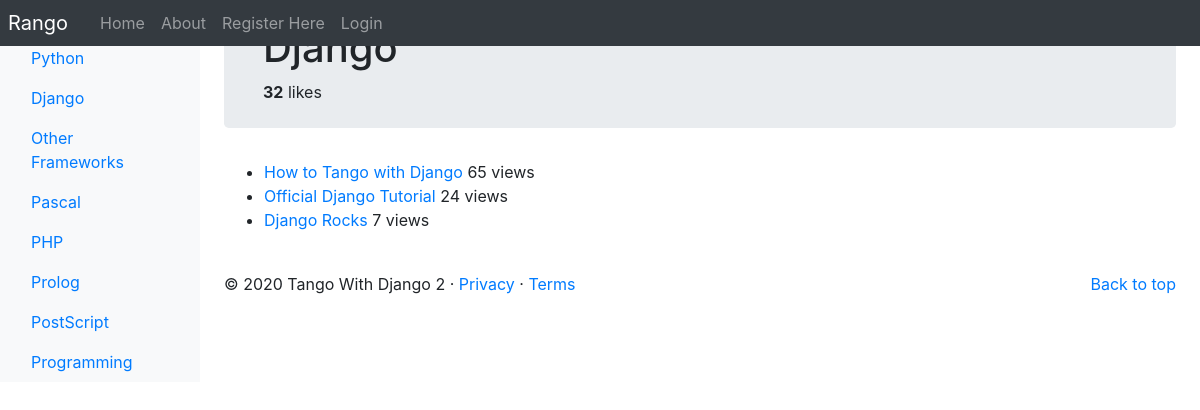
Page /rango/category/django/ on the earlier database version.
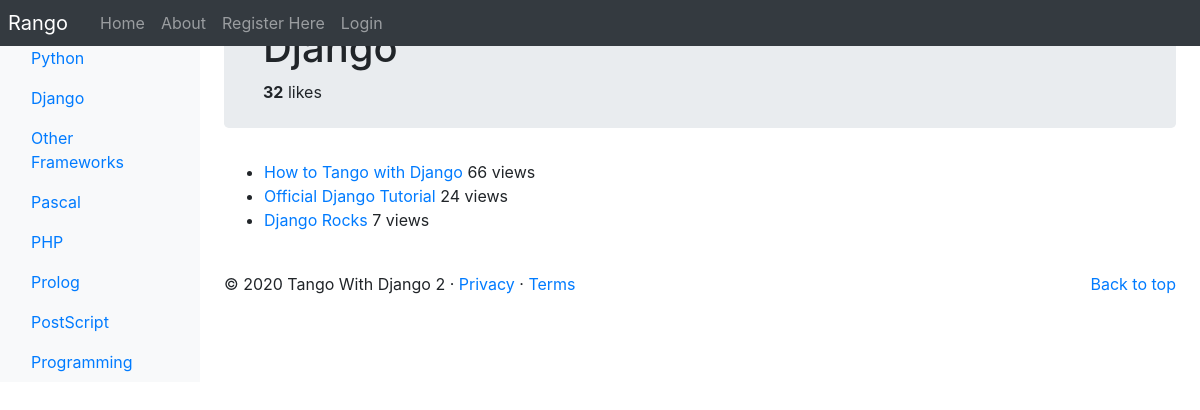
Same page on the later database version.
### rango/models.py (models this page shows, shortened)
class Page(models.Model):
    TITLE_MAX_LENGTH = 128
    URL_MAX_LENGTH = 200
    category = models.ForeignKey(Category, on_delete=models.CASCADE)
    title = models.CharField(max_length=TITLE_MAX_LENGTH)
    url = models.URLField()
    views = models.IntegerField(default=0)
    last_visit = models.DateTimeField(blank=True)

### rango/views.py (the view, shortened to what this page needs)
# urls.py: path('category/<slug:category_name_slug>/', ShowCategoryView.as_view(), name='show_category'),
class ShowCategoryView(View):
    context_dict = dict()
    result_list = []
    def get_data(self, category_name_slug):
        try:
            category = Category.objects.get(slug=category_name_slug)
            pages = Page.objects.filter(category=category).order_by('-views')
            self.context_dict['pages'] = pages
            self.context_dict['category'] = category
        except Category.DoesNotExist:
            self.context_dict['category'] = None
            self.context_dict['pages'] = None
    def get(self, request, category_name_slug):
        self.get_data(category_name_slug)
        self.context_dict['result_list'] = self.result_list
        return render(request, 'rango/category.html', context=self.context_dict)

### rango/templatetags/rango_template_tags.py (called while the page is built)
@register.inclusion_tag('rango/categories.html')
def get_category_list(current_category=None):
    return {'categories': Category.objects.all(),
            'current_category': current_category}

### templates/rango/category.html (shortened to what this page needs)
{% extends 'rango/base.html' %}
{% load staticfiles %}
{% block body_block %}
    <div class="jumbotron p-4">
        <div class="container">
            {% if category %}
                <h1 class="jumbotron-heading">{{ category.name }}</h1>
                <div>
                    <strong id="like_count">{{ category.likes }}</strong> likes
                </div>
            {% else %}
                <h1 class="jumbotron-heading">The specified category does not exist.</h1>
            {% endif %}
        </div>
    </div>
    {% if category %}
        <div id="pages">
            {% if pages %}
            <ul>
                {% for page in pages %}
                    <li>
                        <a href="{% url 'rango:goto' %}?page_id={{ page.id }}">{{ page.title }}</a>
                        <span class="tag tag-pill tag-primary">
                            {% if page.views > 1 %}
                                {{ page.views }} views
                            {% elif page.views == 0 %}
                                No views
                            {% else %}
                                {{ page.views }} view
                            {% endif %}
                        </span></li>
                {% endfor %}
            </ul>
            {% else %}
                <strong>No pages currently in category.</strong>
            {% endif %}
        </div>
        <br />
    {% endif %}
{% endblock %}

Differences in the rows shown:
changed Page "How to Tango with Django": views "65" → "66"
